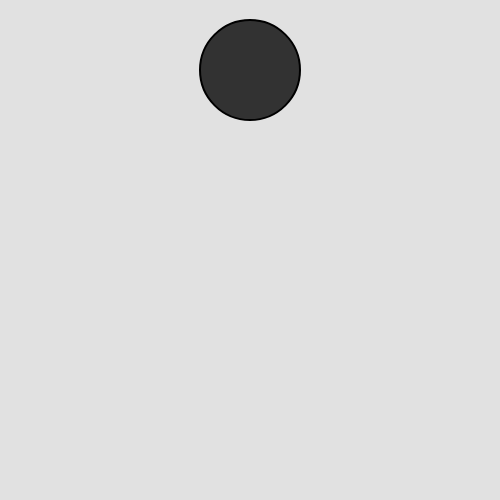
Frame 1 (no input)
Frame 60 (no input): identical to frame 1, image omitted
Frame 120 (the mouse pressed at the canvas centre since frame 60): identical to frame 1, image omitted

The p5.js sketch that drew this single still picture (run headless with seeded random() and noise() and a simulated clock; from frame 60 on, the mouse is pressed at the canvas centre):

// p5.js sketch
// ── sketch.js
function setup() {
  createCanvas(500, 500);
}

function draw() {
  background(225);
  strokeWeight(2);
  fill(50)
  // head
  ellipse(250, 70, 100, 100);


}
